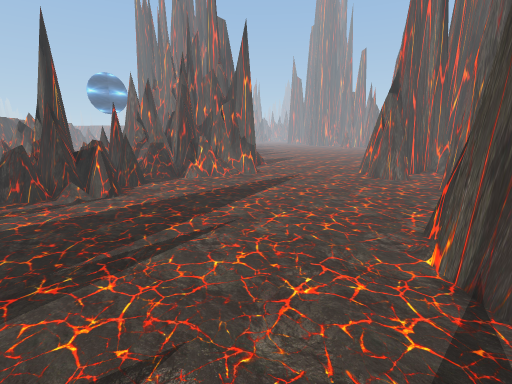
[1] (above)

23 first-person views from a walk through a 3-D level made in the Unity game engine. The camera is 1.2 m above the floor, tilts 12° down and sees 85° across. The floor is counted in squares, 0.4 m on a side. Each view is taken from the middle of a square. On the plan, view 1 faces up. The plan holds only what a view shows up to about 20 squares ahead; the rest is blank. The place goes on beyond the plan. The player is left out. Some surface patterns are stand-ins.

[2]
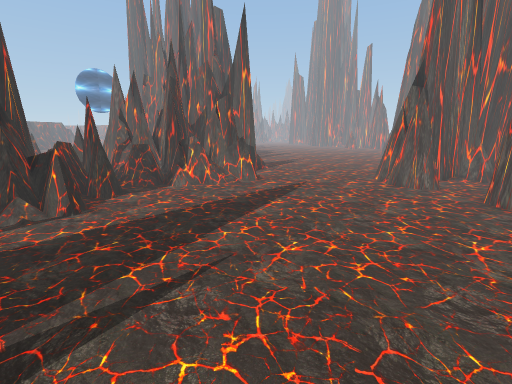

[3]
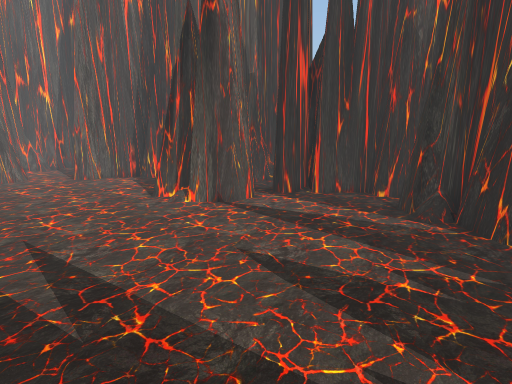

[4]
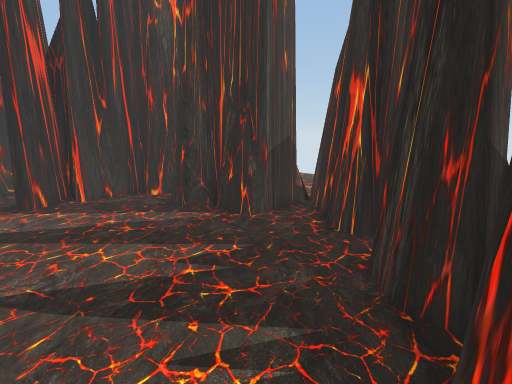

[5]
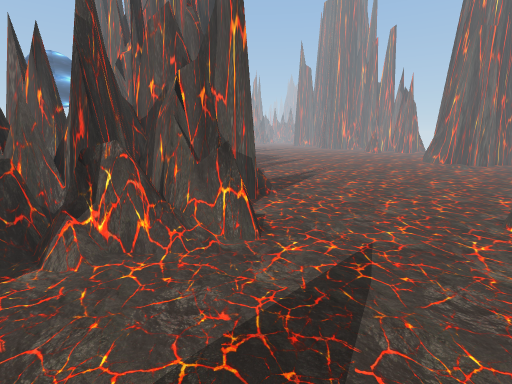

[6]
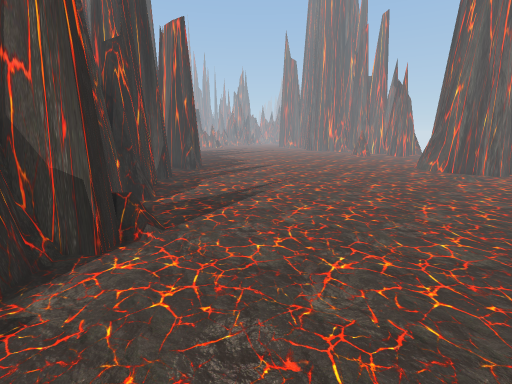

[7]
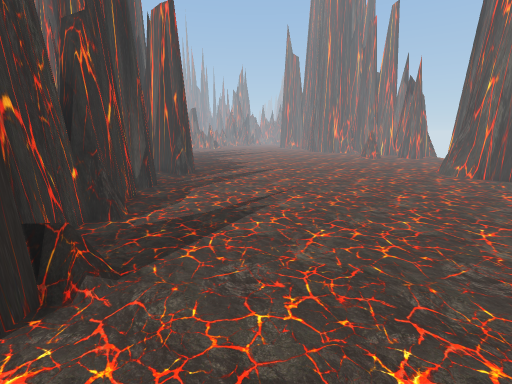

[8]
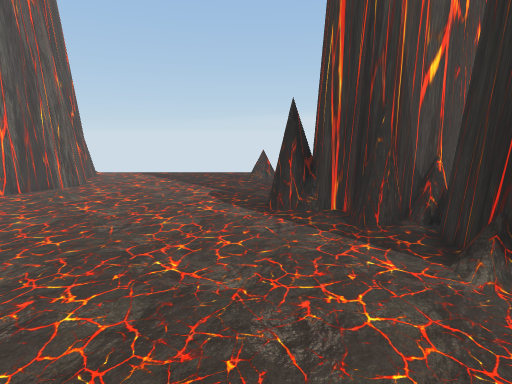

[9]
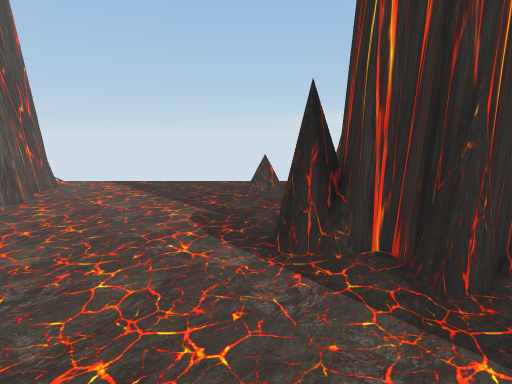

[10]
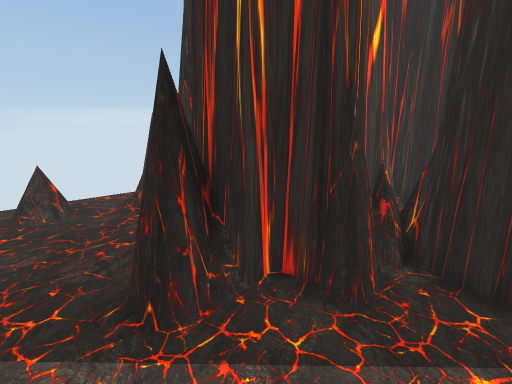

[11]
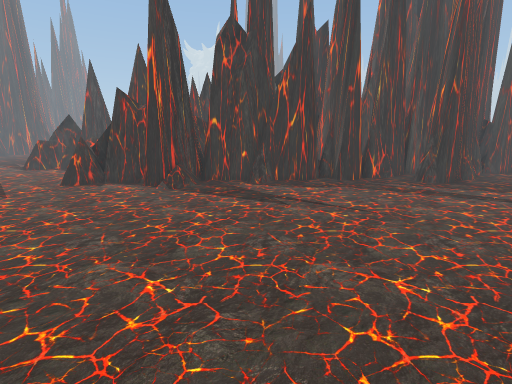

[12]
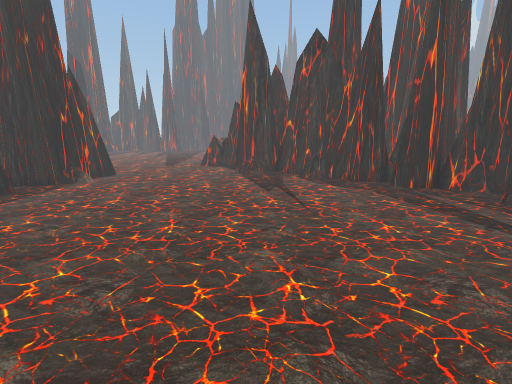

[13]
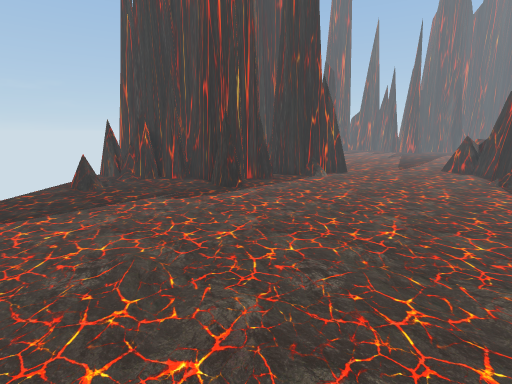

[14]
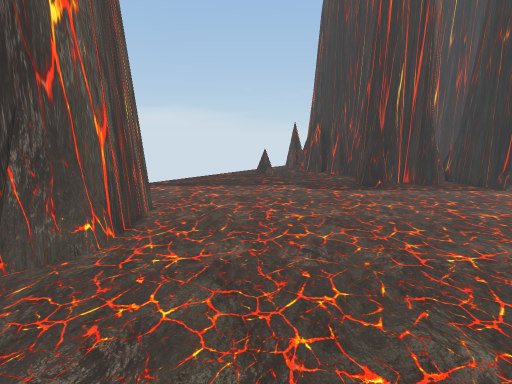

[15]
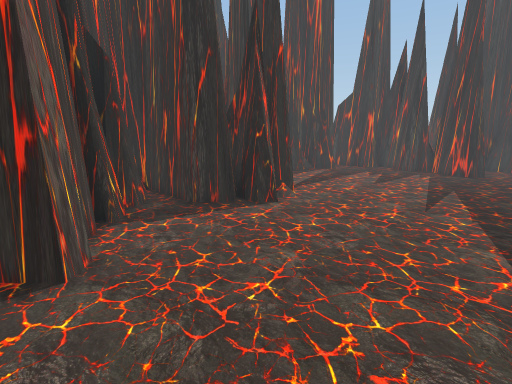

[16]
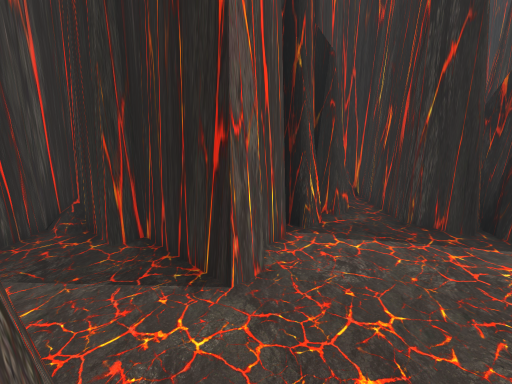

[17]
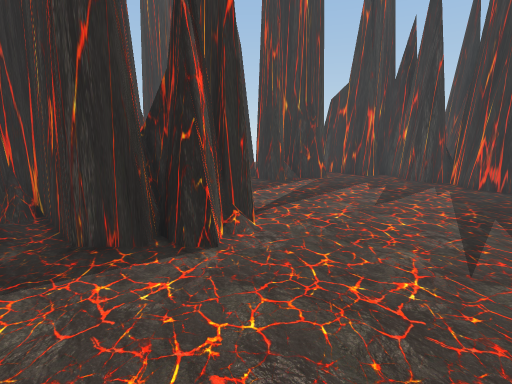

[18]
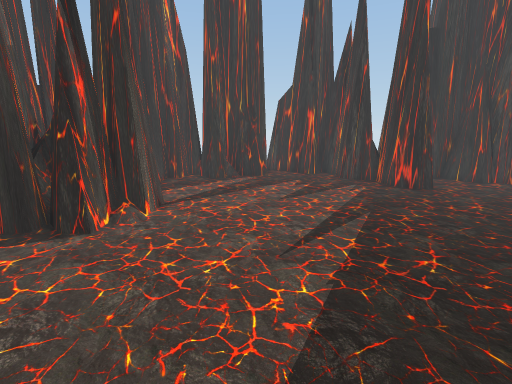

[19]
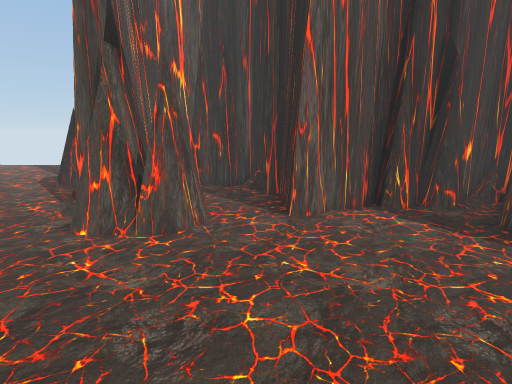

[20]
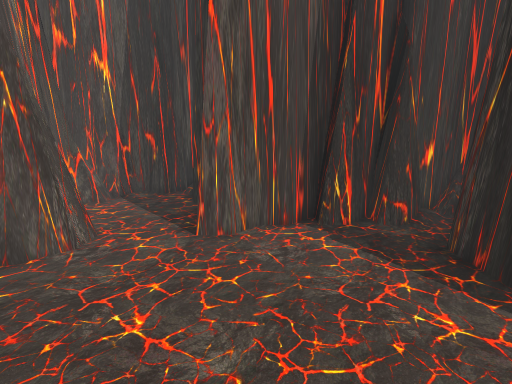

[21]
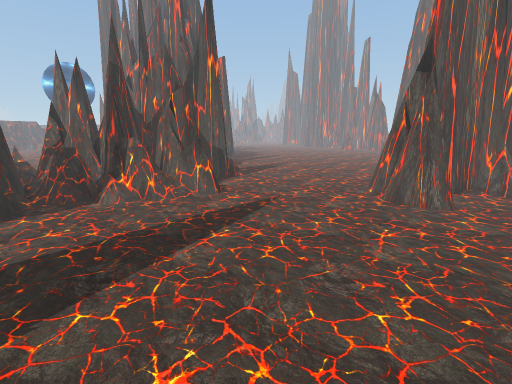

[22]
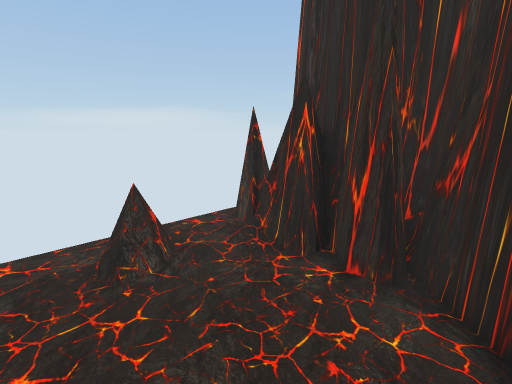

[23]
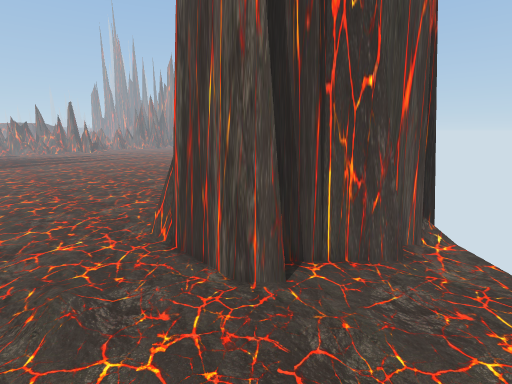

### Floor plan
Key: @ floor where view 1 was taken; # wall or solid block; . main floor; : floor 0.25 m higher than the main floor; / step, stairs or slope; = window, fence, low wall or low ledge; ^ raised ledge.
Columns run from 9 left of view 1 to 26 right of it. Each row starts with its distance up from view 1.
 43        ##..................=#
 42      ###...................##
 41      #=....................=#     ##
 40      ##.....................#######.
 39      ##......................###==..
 38       ##............................
 37       ##............................
 36        #............................
 35        #............................
 34        #............................
 33        #............................
 32        #=...........................
 31        #............................
 30        #............................
 29        #............................
 28        ##:.......................==.
 27         ##...............##......==.
 26        ###...............## ........
 25        #=...............=###........
 24        ##..............### ######=..
 23 ##### ###..........=#===#      ##=##
 22 =#=#####^=.........######       #
 21 #==.=#=:==.......########
 20 #==/===:.........=###..=##
 19 #.//##...........## .....#
 18 =#................#=.....#
 17 =#=......................#
 16 ===....................###
 15 ^=.................######
 14 =^=................###
 13 ===.................#
 12 ....................#
 11 ....................#
 10 ....................#
  9 ....................#
  8  ..............=###.#
  7 ..............#######
  6 .............###
  5 .............##
  4 .............###
  3 ..............##
  2 ...............#
  1 #..............#
  0 ##.......@.....#
 -1  #.............#
 -2  ###...........#
 -3   ##.......##.##
 -4    #....=#######
 -5    ####.###
 -6      ##.#
 -7       ###

Where each view was taken, in squares from view 1:
view 1: 0 up, 0 right, facing up
view 2: 3 up, 0 right, facing up
view 3: 3 up, 8 left, facing right
view 4: 3 up, 8 left, facing down-right
view 5: 13 up, 0 right, facing up
view 6: 19 up, 4 right, facing up
view 7: 22 up, 4 right, facing up
view 8: 28 up, 5 right, facing right
view 9: 28 up, 9 right, facing right
view 10: 29 up, 12 right, facing down-right
view 11: 32 up, 16 right, facing left
view 12: 43 up, 15 right, facing down-left
view 13: 43 up, 15 right, facing down
view 14: 43 up, 10 right, facing down-right
view 15: 20 up, 6 right, facing down
view 16: 18 up, 6 right, facing down-right
view 17: 15 up, 4 right, facing down
view 18: 16 up, 0 right, facing down
view 19: 16 up, 0 right, facing right
view 20: 13 up, 2 right, facing right
view 21: 7 up, 2 right, facing up
view 22: 30 up, 18 right, facing down-right
view 23: 33 up, 21 right, facing up
